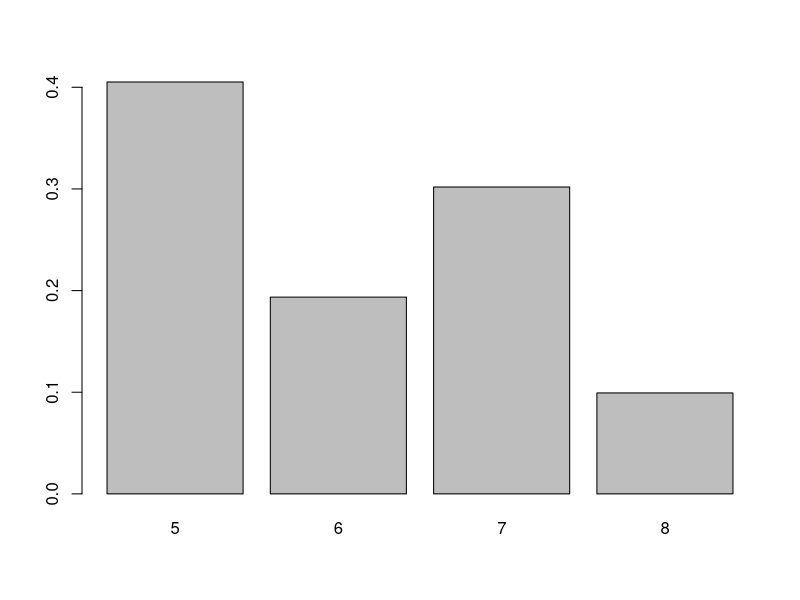
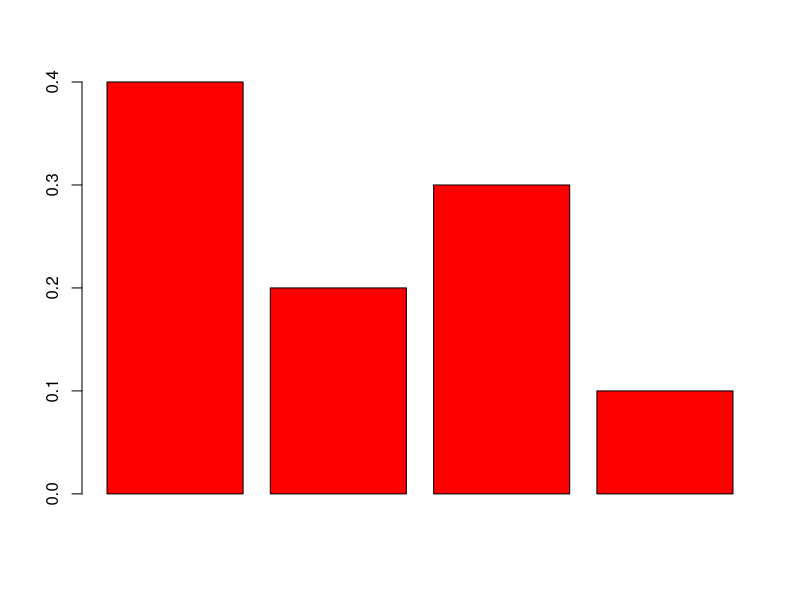
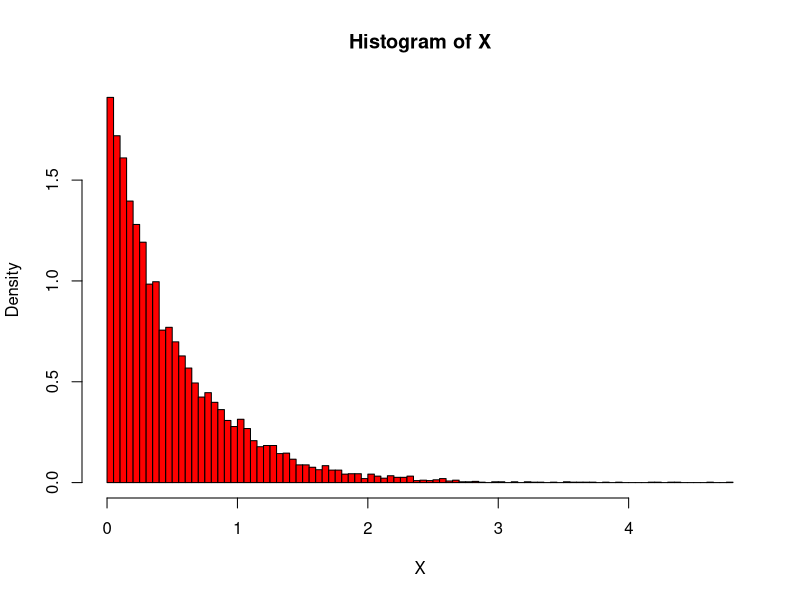
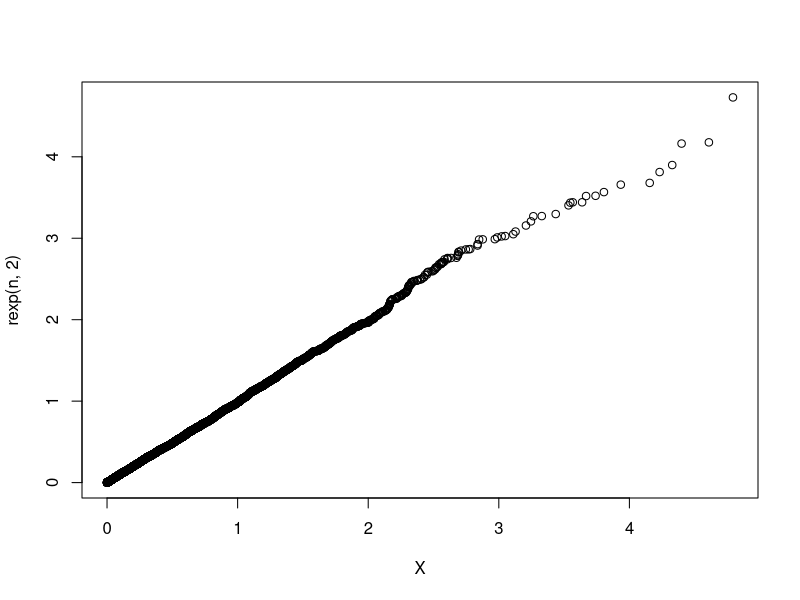
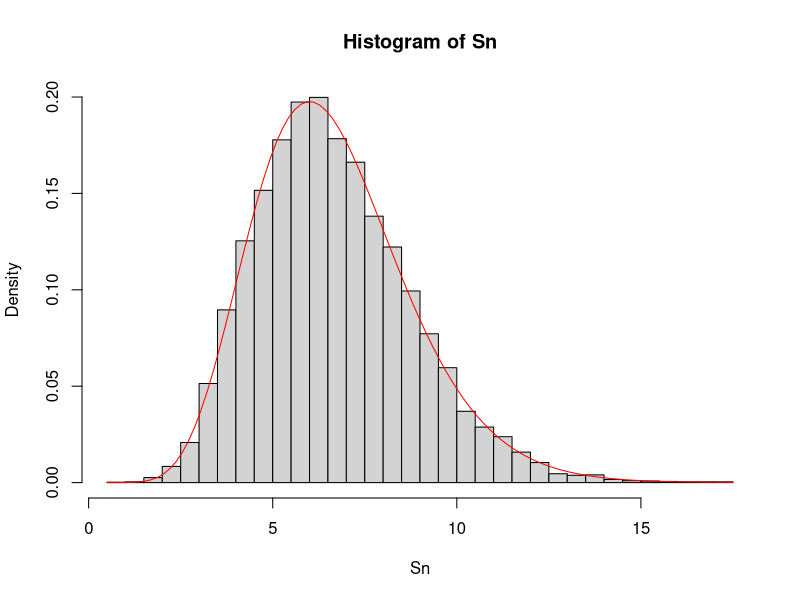
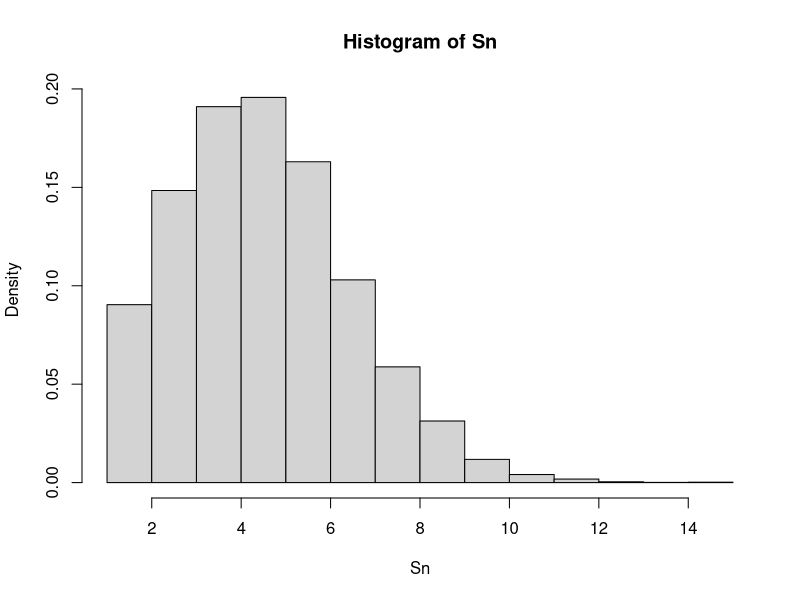
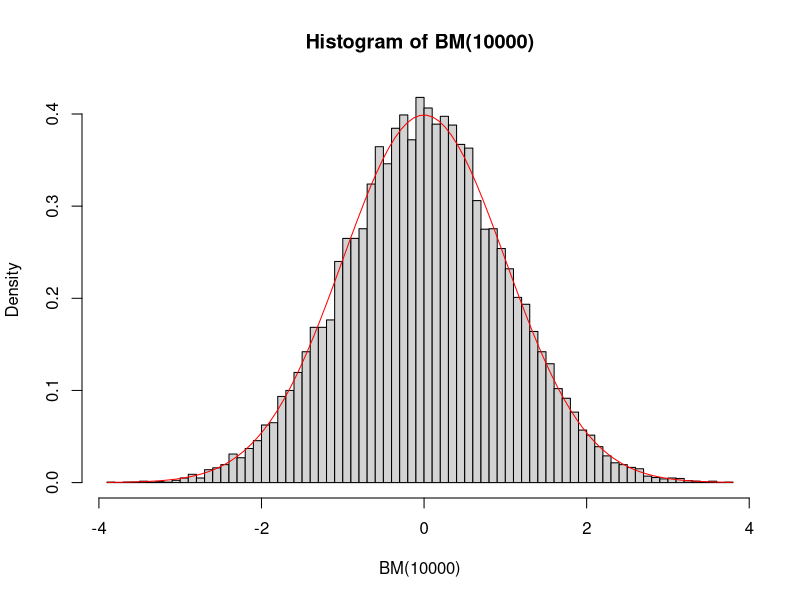
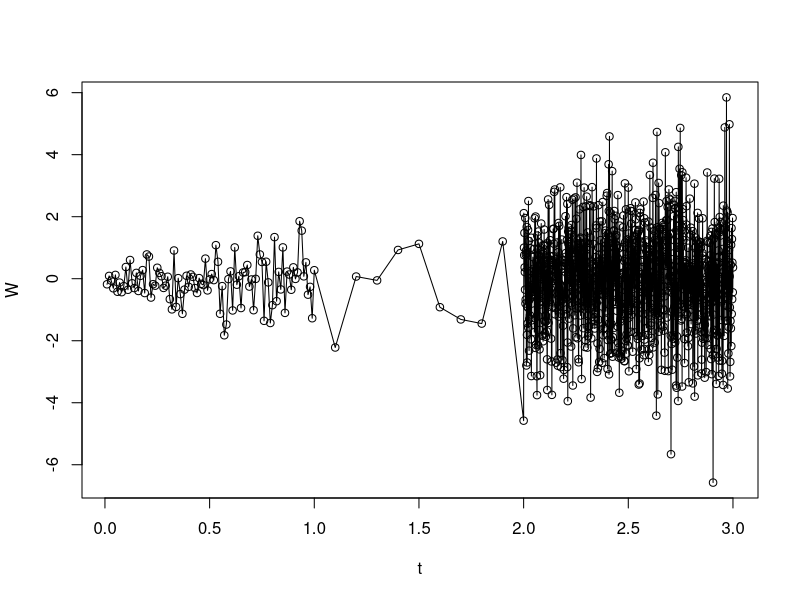

Here is the R script that generated these plots, in order:
## ---- chunk 1
knitr::opts_chunk$set(echo = TRUE)
## ---- chunk 2
X <- runif(10000)
X <- 5*(X<=0.4) + 6*(0.4<X & X<=0.6) + 7*(0.6<X & X<=0.9) + 8*(0.9<X)

Y <- table(X)
V <- c(0.4,0.2,0.3,0.1)

barplot(Y/length(X)) & barplot(V, col = 'red')
## ---- chunk 3
n <- 10000
Y <- runif(n)
X <- -1/2 * log(1-Y)
hist(X, breaks = 100,freq = FALSE,col='red')
qqplot(X,rexp(n,2))
## ---- chunk 4
lambda <- 1.5
n <- 10000
Sn <- numeric(n)

for (i in 1:n){
  p <- 1
  X <- -1/lambda * log(1- runif(10))
  Sn[i] <- sum(X)
}
hist(Sn, breaks = 50,freq = FALSE)
curve(dgamma(x,shape = 10,rate = lambda),add = TRUE, col = "red")
## ---- chunk 5
lambda <- 4
n <- 10000
Sn <- numeric(n)

for (i in (1:n)){
  p <- 1
  X <- -1/lambda * log(1- runif(1))
  while(X<=1){
    p <- p+1
    X <- X - 1/lambda * log(1- runif(1))
  }
  Sn[i] <- p
  p <- 1
}
hist(Sn,freq = FALSE)
## ---- chunk 6
BM <- function(n){
  U1 = runif(n)
  U2 = runif(n)
  return(c(sqrt(-2*log(U1)) * cos(2*pi*U2),sqrt(-2*log(U1)) * sin(2*pi*U2)))
}

hist(BM(10000), freq = FALSE, breaks = 100) 
curve(dnorm(x),add = TRUE, col = 'red')
## ---- chunk 7
n <- 1:1110

W0 <- 0
Brownian <- function(i) {
 return( (i >= 1 & i <= 100)*(i/100) + (i>=101 & i<=110)*(1 + (i-100)/10) + (i>=111 & i<=1110)*(2 + (i-110)/1000) ) 
}

t <- Brownian(n)
W <- W0 + sqrt(t) * rnorm(1110)
plot(t,W,type= "o")
## ---- chunk 8
n = 10000
f <- function(x){
  return(2/pi * sqrt(1-x**2) * (-1<=x & x <= 1))
}

M <- 4/pi
g <- function(x){
  return(1/2 * (-1<=x & x <= 1))
}

Y = NULL
while (length(Y) < n) {
  U <- runif(n)
  X <- runif(n,-1,1)
  fx <- f(X)
  gx <- g(X)
  Y <-append( Y , X[U <= fx/(M * gx)])
}

t <- seq(-1,1,1/n)


hist(Y, freq = FALSE)
lines(t,f(t),col="red")
## ---- chunk 9
n = 10000
f <- function(x,y){
  return(1/pi * (x**2+y**2 <= 1))
}

M <- 4/pi
g <- function(x,y){
  return(1/4 * (-1<=x & x <= 1) * (-1<=y & y <= 1))
}

x <- NULL
y <- NULL

while (length(x) < n) {
  U <- runif(1)
  X <- runif(1,-1,1)
  Y <- runif(1,-1,1)
  fx <- f(X,Y)
  gx <- g(X,Y)
  x <-append(x , X[U <= fx/(M * gx)])
  y <-append(y , Y[U <= fx/(M * gx)])
}

plot(x,y)
## ---- chunk 10

f <- function(x,b,mean,sd){
  return(
    1/(sqrt(2*pi*sd**2)*pnorm((mean - b)/sd))*exp(-1/2 * (mean - x)^2/sd**2) * (x>=b))
}

n <- 10000
mean <- 0
sd <- 2
b <- 2

M <- 1/pnorm((mean - b)/sd)
g <- function(x,mean,sd){
  return(1/sqrt(2*pi*sd**2)*exp(-1/2 * (mean - x)^2/sd**2))
}

x = numeric(0)
while (length(x) < n) {
  U <- runif(1)
  X <- rnorm(1,mean,sd)
  x <- append(x, X[U <= (f(X, b, mean, sd) / (M * g(X, mean, sd)))])
}

t <- seq(b,8,0.01)

hist(x, freq = FALSE, breaks = 50)
lines(t, f(t, b, mean, sd), col=rgb(180/255, 50/255, 213/255))
## ---- chunk 11

f2 <- function(x,b,lam){
  return(lam * exp(-lam*(x-b))*(x>=b))
}

n <- 10000
b <- 2
lam <- 1

M2 <- exp(lam*b)
g2 <- function(x,lam){
  return(lam * exp(-lam*x))
}

x = numeric(0)
while (length(x) < n) {
  U <- runif(1)
  X <- rexp(1,lam)
  x <- append(x, X[U <= (f2(X, b, lam) / (M2 * g2(X, lam)))])
}

t <- seq(b,8,0.01)

hist(x, freq = FALSE, breaks = 50)
lines(t, f2(t,b,lam), col=rgb(180/255, 50/255, 213/255))

n <- 10000
mean <- 0
sd <- 2
b <- 2

M <- 1/pnorm((mean - b)/sd)
g <- function(x,mean,sd){
  return(1/sqrt(2*pi*sd**2)*exp(-1/2 * (mean - x)^2/sd**2))
}

x = numeric(0)
while (length(x) < n) {
  U <- runif(1)
  X <- rnorm(1,mean,sd)
  x <- append(x, X[U <= (f(X, b, mean, sd) / (M * g(X, mean, sd)))])
}

t <- seq(b,8,0.01)

hist(x, freq = FALSE, breaks = 50)
lines(t, f(t, b, mean, sd), col=rgb(180/255, 50/255, 213/255))
## ---- chunk 12
pi1 <- function(n){
  U <- runif(n)
  return(4/n * sum(sqrt(1 - U**2)))
}
## ---- chunk 13
pi2 <- function(n){
  U1 <- runif(n)
  U2 <- runif(n)
  return(4/n * sum((U1**2 + U**2)<=1))
}
## ---- chunk 14
n <- 1000
m <- 15e4

sample_1 <- replicate(n, pi1(m))
sample_2 <- replicate(n, pi2(m))

cat(sprintf("[Methode 1] Mean: %s. Variance: %s \n", mean(sample_1), var(sample_1)))
cat(sprintf("[Methode 2] Mean: %s. Variance: %s", mean(sample_2), var(sample_2)))
## ---- chunk 15
fY <- function(y){
  return(1/(2*sqrt(pi)) * exp(-y^2/4) *(2 <= y))
}

fX <- function(x){
  return(1/5 * (0 <= x & x <= 5))
}

h <- function(x,y){
  return(10 * sqrt(pi) * sqrt(x+y) * sin(y^4) * exp(-3*x/2) * fX(x) * fY(y))
}

n <- 10000
X <- runif(n,0,5)
Y <- rnorm(n,0,2)
Y[Y <= 2] <- 0

delta <- mean(h(X,Y))
## ---- chunk 16
fY_2 <- function(y){
  return(1/(2*sqrt(pi)) * exp(-y^2/4) * (2 <= y))
}

fX_2 <- function(x){
  return(3/2 * exp(-3*x/2))
}

h <- function(x,y){
  return(4*sqrt(pi)/3 * sqrt(x+y) * sin(y^4) * fX_2(x) * fY_2(y))
}

n <- 10000
X <- rexp(n,3/2)
Y <- rnorm(n,0,2)
Y[Y <= 2] <- 0
X[X >= 5] <- 0

delta2 <- mean(h(X,Y))
## ---- chunk 17
delta 
delta2
## ---- chunk 18
n <- 10000

a <- 50
k <- 5

h <-function(x){
  return(x>=50)
}

f <- function(x){
  return(1/(pi*(1+x^2)))
}

G_inv <- function(x){
  return(a/(1-x)^(1/k))
}

g <- function(x){
  return((k*a^k/x^(k+1))*(x>=a))
}

#classical Monte Carlo:

X1 <- rcauchy(n,0,1)

p1 <- h(X1)
cat(sprintf("Monte Carlo method : mean is %f and var is %f \n", mean(p1),var(p1)))

#importance sampling :
  
X2 <- G_inv(runif(n))

p2 <- f(X2)/g(X2) * h(X2)
cat(sprintf("Induction method : mean is %f and var is %f", mean(p2),var(p2)))
## ---- chunk 19
n <- 10000
lam <- 2

f <- function(x,y){
  return(3/2 * exp(- 3/2 * x) * 1/(2*sqrt(pi)) * exp(-y^2/4))
}

g <- function(x,y,lam){
  return(3/2 * exp(- 3/2 * x) * lam * exp(-lam * (y - 2)))
}

h <- function(x,y){
  return((4*sqrt(pi))/3 * sqrt(x+y) * sin(y^4) * f(x,y))
}

X <- rexp(n,3/2)
Y <- rexp(n,lam) + 2
Y[Y <= 2] <- 0
X[X >= 5] <- 0
X[X >= 0] <- 0 

p <- f(X,Y)/g(X,Y,lam) * h(X,Y)
cat(sprintf("Induction method : mean is %f and var is %f", mean(p),var(p)))

## ---- chunk 20
n <- 10000

h1 <-function(x){
  return(sqrt(2*pi) * exp(-x**2 / 2) * (x <= 2) * (x >= 0))
}

h2 <- function(x){
  return(2 * exp(-x**2))
}

#classical Monte Carlo:

X1 <- rnorm(n,0,1)
p1 <- h1(X1)

X2 <- runif(n,0,2)
p2 <- h2(X2)

cat(sprintf("First estimator by Monte Carlo method : mean is %f and var is %f \n", mean(p1),var(p1)))
cat(sprintf("Second estimator by Monte Carlo method : mean is %f and var is %f \n", mean(p2),var(p2)))
## ---- chunk 21
X3 <- - X1
p3 <- h1(X3)
cat(sprintf("Third estimator based on an antithetic variable : mean is %f and var is %f \n",(mean(p1) + mean(p3)) / 2 , (var(p1) + var(p3) + 2*cov(p1,p3))/4))

X4 <- 2 - X2
p4 <- h2(X4)
cat(sprintf("Fourth estimator based on an antithetic variable : mean is %f and var is %f \n",(mean(p2) + mean(p4)) / 2 , (var(p2) + var(p4) + 2*cov(p2,p4))/4))
## ---- chunk 22
mu_k <- function(x,k){
  return(2**k / (k+1))
}

 exp_serie <- function(x,k){
   X <- vector(NA,length = k)
   for (i in (0:k)){
     X[i] <- x**i / i 
   }
   return(sum(X))
 }
 
 
